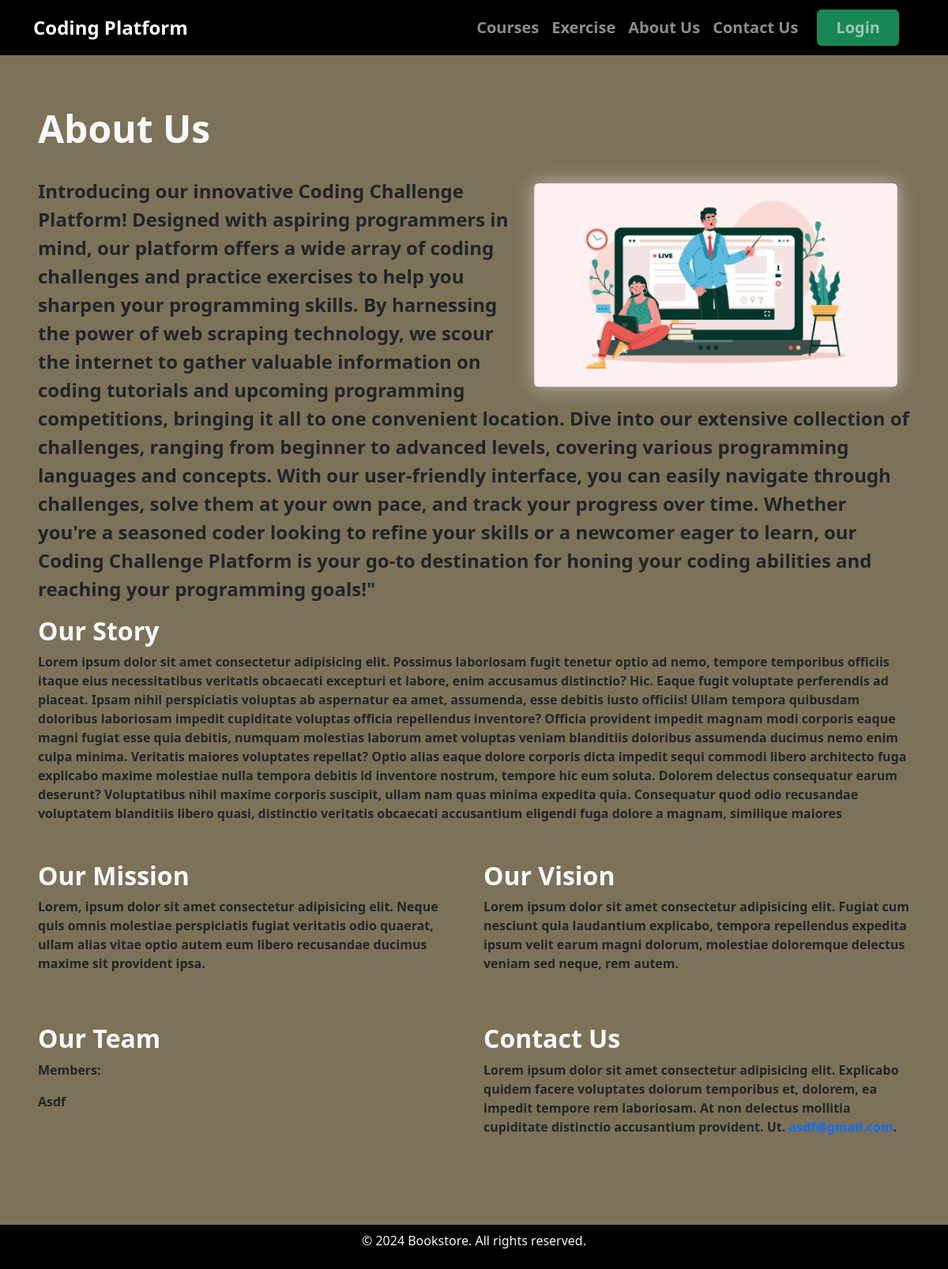
The page /about/ on the database its author committed.
### codingChallenge/models.py (models this page shows, shortened)
class About(models.Model):
    title = models.CharField(max_length=100)
    description = models.TextField()
    image = models.ImageField()
    OurStory_title = models.CharField(max_length=100)
    OurStory_content = models.TextField()
    OurMission_title = models.CharField(max_length=100)
    OurMission_content = models.TextField()
    OurVision_title = models.CharField(max_length=100)
    OurVision_content = models.TextField()
    TeamMember_name = models.CharField(max_length=100)
    TeamMember_position = models.CharField(max_length=100)
    TeamMember_position1 = models.CharField(max_length=100)
    ContactAbout_title = models.CharField(max_length=100)
    ContactAbout_content = models.TextField()
    ContactAbout_email = models.EmailField()
    class Meta:
        verbose_name_plural = "About"

### codingChallenge/views.py (the view)
# urls.py: path('about/', about, name='about'),
def about(request):
    about_page = About.objects.all()
    context={'about_page':about_page}
    return render(request,'about.html',context)

### codingChallenge/templates/about.html
{% extends 'base.html' %}
{% block content %}
{% for item in about_page %}
<div class="clearfix m-5 pt-3">
    <h1 class="display-5 fw-bold text-light">{{ item.title}}</h1>
    <div class="clearfix">
        <br>
        <img class="col-md-5 col-sm-6 col-lg-5 mt-2 float-end rounded m-3" src="{{ item.image.url }}" alt="...">
        <div class="fs-4 fw-semibold">
            <p>
                {{ item.description }}
            </p>
        </div>
    </div>
    <div class="mb-5">
        <section>
            <h2 class="fw-bold text-light"> {{item.OurStory_title}} </h2>
            <p class="fw-semibold">{{item.OurStory_content}}</p>
        </section>
    </div>
    <div class="row">
        <div class="col-md-6 mb-5">
            <section>
                <h2 class="fw-bold text-light">{{item.OurMission_title}}</h2>
                <p class="fw-semibold">{{item.OurMission_content}}
                </p>
            </section>
        </div>
        <div class="col-md-6 mb-5">
            <section>
                <h2 class="fw-bold text-light">{{item.OurVision_title}}</h2>
                <p class="fw-semibold">{{item.OurVision_content}}</p>
            </section>
        </div>
    </div>
    <div class="row">
        <div class="col-md-6 mb-5">
            <section>
                <h2 class="fw-bold text-light">{{item.TeamMember_name}}</h2>
                <p class="fw-bold">{{item.TeamMember_position}}</p>
                <ul class="list-unstyled fw-semibold">
                    <li>{{item.TeamMember_position1}}</li>
                </ul>
            </section>
        </div>
        <div class="col-md-6 mb-5">
            <section>
                <h2 class="fw-bold text-light">{{item.ContactAbout_title}}</h2>
                <p class="fw-semibold">{{item.ContactAbout_content}} <a
                        href="mailto:info@example.com">{{item.ContactAbout_email}}</a>.</p>
            </section>
        </div>
    </div>
</div>
{% endfor %}
{% endblock content %}

### codingChallenge/templates/base.html (style rules this page uses)
img { box-shadow: 0 0 25px rgba(255, 255, 255, 0.5); }
body { background: rgba(58, 41, 1, 0.655); }
a { text-decoration: none; }

### rows shown on the page
About: title "About Us", image (picture), description "Introducing our innovative Coding Challenge Platform! Designed with aspiring programmers in mind, our platform offers a wide array of coding challenges and practice exercises to help you sharpen your programming skills. By harnessing the power of web scraping technology, we scour the internet to gather valuable information on coding tutorials and upcoming programming competitions, bringing it all to one convenient location. Dive into our extensive collection of challenges, ranging from beginner to advanced levels, covering various programming languages and concepts. With our user-friendly interface, you can easily navigate through challenges, solve them at your own pace, and track your…", OurStory_title "Our Story", OurStory_content "Lorem ipsum dolor sit amet consectetur adipisicing elit. Possimus laboriosam fugit tenetur optio ad nemo, tempore temporibus officiis itaque eius necessitatibus veritatis obcaecati excepturi et labore, enim accusamus distinctio? Hic. Eaque fugit voluptate perferendis ad placeat. Ipsam nihil perspiciatis voluptas ab aspernatur ea amet, assumenda, esse debitis iusto officiis! Ullam tempora quibusdam doloribus laboriosam impedit cupiditate voluptas officia repellendus inventore? Officia provident impedit magnam modi corporis eaque magni fugiat esse quia debitis, numquam molestias laborum amet voluptas veniam blanditiis doloribus assumenda ducimus nemo enim culpa minima. Veritatis maiores…", OurMission_title "Our Mission", OurMission_content "Lorem, ipsum dolor sit amet consectetur adipisicing elit. Neque quis omnis molestiae perspiciatis fugiat veritatis odio quaerat, ullam alias vitae optio autem eum libero recusandae ducimus maxime sit provident ipsa.", OurVision_title "Our Vision", OurVision_content "Lorem ipsum dolor sit amet consectetur adipisicing elit. Fugiat cum nesciunt quia laudantium explicabo, tempora repellendus expedita ipsum velit earum magni dolorum, molestiae doloremque delectus veniam sed neque, rem autem.", TeamMember_name "Our Team", TeamMember_position "Members:", TeamMember_position1 "Asdf", ContactAbout_title "Contact Us", ContactAbout_content "Lorem ipsum dolor sit amet consectetur adipisicing elit. Explicabo quidem facere voluptates dolorum temporibus et, dolorem, ea impedit tempore rem laboriosam. At non delectus mollitia cupiditate distinctio accusantium provident. Ut."
